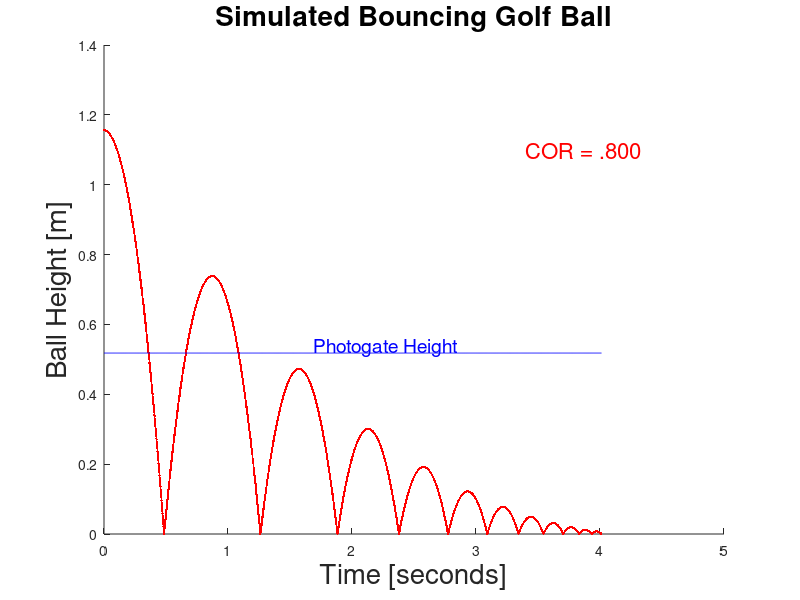

Here is the MATLAB script that generated this plot:

clc,clear 
% Simulates a bouncing golfball from data obtained by bouncing the ball one time through a photogate

%% Variables:

fontSize = 20; % Set phontsize
yc = 1.1557;% Initial drop height
v_oy = 0;	% Initial y velocity 
g = 9.807;	% Gravitational acceleration
t = 0;		% Initial time when dropped
dt = 0.001;	% Delta time
COR = 0.800;% Restitution
peak = yc;	% Rebound height
h = yc;		% Instantaneous height.
hstop = 0.01;	% Height to stop the plotting
T = 0 : dt : 1000; % Preallocated time vector
H = zeros(1, length(T)); % Preallocated height vector
maxIterations = 100000; % Used in loops to prevent infinite loop   
loopCounter = 1;

%% Code:

while (peak > hstop) && (loopCounter < maxIterations)
	% Compute new height.
	hNew = h + v_oy * dt - 0.5 * g * dt ^ 2;
	
	if(hNew<0) % When the ball its the ground
		
		% Find index of last time h was 0
		lastBounceIndex = find(H(1 : loopCounter-1) == 0, 1, 'last');
		if isempty(lastBounceIndex)
			% If it hasn't bounced yet, start looking from the beginning.
			lastBounceIndex = 1;
		end
		% Compute the greatest height since the last bounce, or the initial release.
		[peak, index] = max(H(lastBounceIndex : end)); % Record height
		% Find time when it was at that height.
		tMax = T(index + lastBounceIndex - 1);
		
		% Reflect it up for negative height
		h = 0; 
        % New velocity after bounce is the old times the COR
		v_oy = -v_oy * COR; 
		
	else
		% Ball is falling or rising.
		v_oy = v_oy - g*dt;
		h = hNew;
	end
	H(loopCounter) = h;
	loopCounter = loopCounter + 1;
end
% Crop vectors
T = T(1 : loopCounter - 1);
H = H(1 : loopCounter - 1);
% vector for line for photogate height
L = .518*ones(length(T),1);
%% Plots:
hold on;
plot(T, H, 'r.', 'MarkerSize', 5);
plot(T,L,'b');
xlabel('Time [seconds]', 'FontSize', fontSize)
ylabel('Ball Height [m]', 'FontSize', fontSize)
title('Simulated Bouncing Golf Ball', 'FontSize', fontSize)
t1 = text(1.69,.535,'Photogate Height','FontSize',14,'Color','b');
t2 = text(3.4,1.1,'COR = .800','FontSize',16,'Color','R');